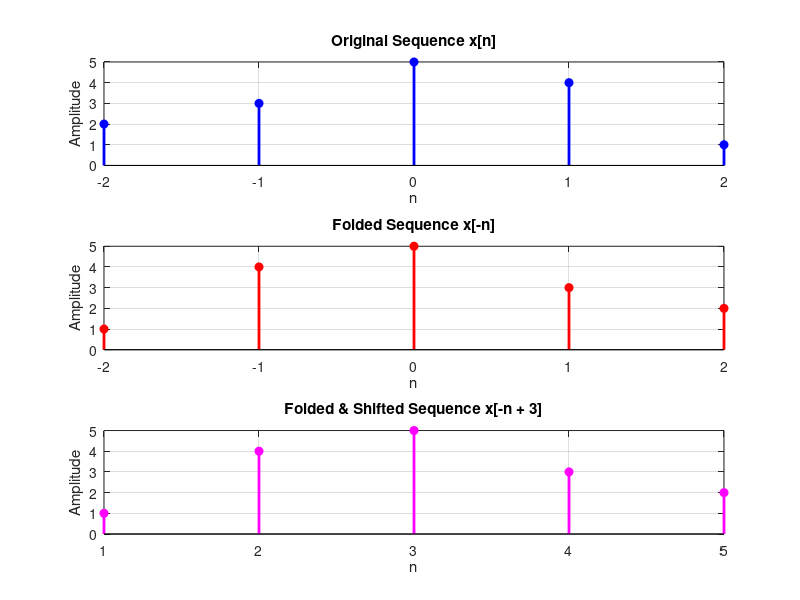

Write MATLAB code to recreate this figure.
clc; clear; close all;

% Original DT sequence
x = [2 3 5 4 1];         % Sample amplitudes
n = -2:2;                % Time index from -2 to 2 (length must match x)

% Shift amount
k = 3;                   % Shift after folding: x[-n + k]
% --- Folding ---
x_folded = fliplr(x);     % x[-n]
n_folded = -fliplr(n);    % Folded time axis: -n

% --- Shifting the folded sequence ---
n_shifted = n_folded + k; % Apply shift: -n + k

% --- Plotting ---
figure('Name', 'Combined Folding and Shifting of DT Sequence', 'NumberTitle', 'off');

subplot(3,1,1);
stem(n, x, 'filled', 'b', 'LineWidth', 2);
title('Original Sequence x[n]');
xlabel('n'); ylabel('Amplitude');
grid on;

subplot(3,1,2);
stem(n_folded, x_folded, 'filled', 'r', 'LineWidth', 2);
title('Folded Sequence x[-n]');
xlabel('n'); ylabel('Amplitude');
grid on;

subplot(3,1,3);
stem(n_shifted, x_folded, 'filled', 'm', 'LineWidth', 2);
title(['Folded & Shifted Sequence x[-n + ', num2str(k), ']']);
xlabel('n'); ylabel('Amplitude');
grid on;


